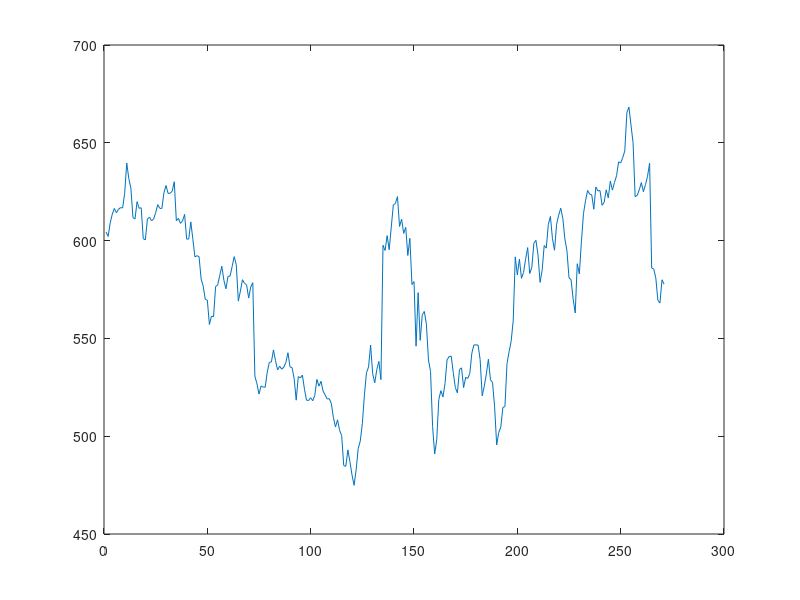
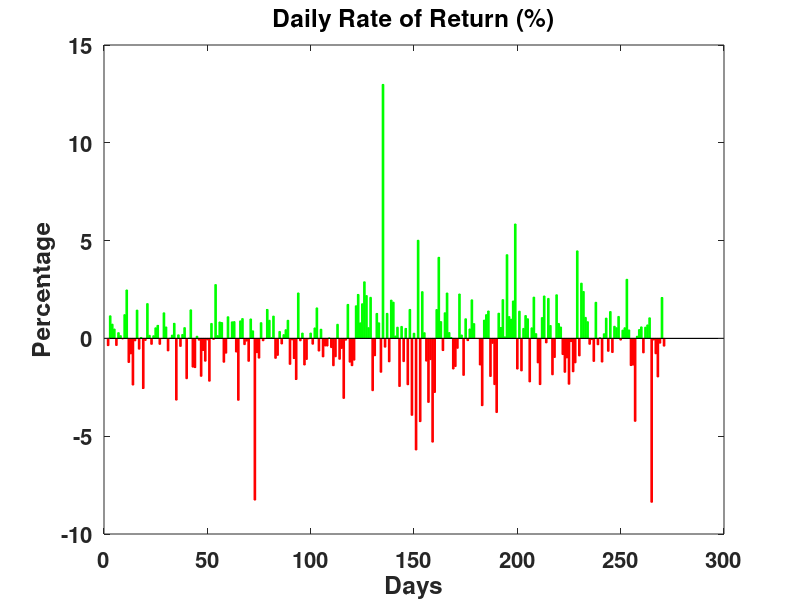
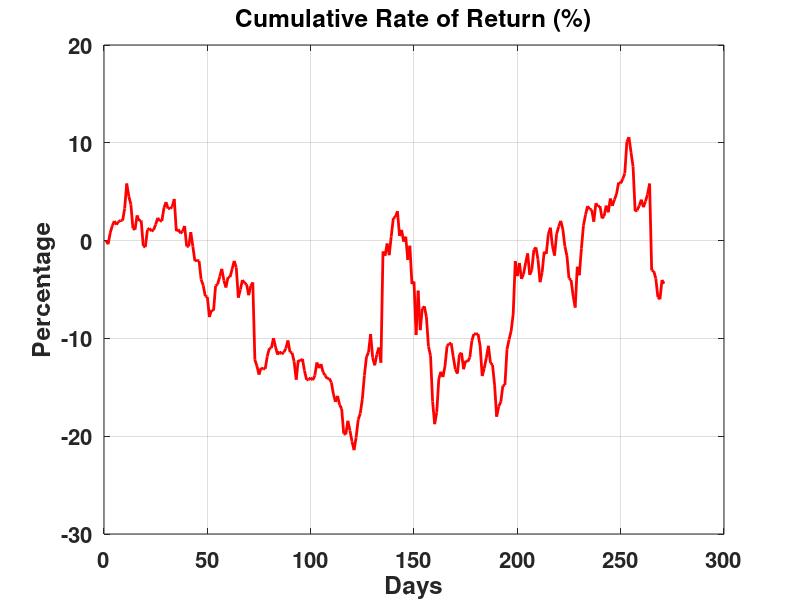

Here is the MATLAB script that generated these plots, in order:
%% CS 435 Project 2 Finance inclass 2.2
%Ari Cooper
%Sep 15, 2016

clear all, close all, clc;

%% 1. Read the data ?le and calculate daily rate of return for day 2, day 3, day 4, and so on, until the last day in the data ?le.
% Load data
price_close = load('Google_close.dat.txt');

%Extract size of data
[ndays, ncol] = size(price_close);

x = 1 : ndays; % x axis for plotting

figure(1)
plot(x, price_close);

% Calculate daily ROR

daily_ROR = nan(ndays, 1);

for i = 2 : ndays
    daily_ROR(i) = price_close(i) / price_close(i-1) - 1;
end

percent_daily_ROR = daily_ROR * 100;

%% 2. calculate cumulative daily rates of return for day 2, day 3, day 4, and so on, until the last day in the data ?le.

cum_ROR = zeros(ndays, 1);
cum_ROR(2) = daily_ROR(2);

for i = 3 : ndays
    cum_ROR(i) = ((cum_ROR(i-1) + 1) * (1 + daily_ROR(i))) - 1;
end

percent_cum_ROR = cum_ROR * 100;



%% 3. Calculate average daily and annualized daily rate of return.

ave_daily_ROR = (cumprod(1 + daily_ROR)).^(1/ndays) -1;
anu_daily_ROR = (1 + ave_daily_ROR) .^ 252 - 1;

%% 4. Plot a bar chart of daily rates return in percent, using green bars for positive returns and red bars for negative returns.

% Extract pos and neg portion of percent_daily_ROR

pos = max(0, percent_daily_ROR);
neg = min(0, percent_daily_ROR);

figure(2)
bar(x, pos, 'g', 'EdgeColor', 'g');
hold on;
bar(x, neg, 'r', 'EdgeColor', 'r');
title('Daily Rate of Return (%)', 'FontSize', 16, 'FontWeight', 'bold');
xlabel('Days', 'FontSize', 16, 'FontWeight', 'bold');
ylabel('Percentage', 'FontSize', 16, 'FontWeight', 'bold');
set(gca, 'FontSize', 16, 'FontWeight', 'bold');


%% 5. Plot a line chart without markers of cumulative daily rate of return in percent.

figure(3)
plot(x, percent_cum_ROR, 'r', 'LineWidth', 2);
title('Cumulative Rate of Return (%)', 'FontSize', 16, 'FontWeight', 'bold');
xlabel('Days', 'FontSize', 16, 'FontWeight', 'bold');
ylabel('Percentage', 'FontSize', 16, 'FontWeight', 'bold');
set(gca, 'FontSize', 16, 'FontWeight', 'bold');
grid on;


%% 6. Calculate average daily and annualized daily volatility.

vol_ave_daily = std(daily_ROR(2 : end));
vol_anu_daily = vol_ave_daily * sqrt(252);



